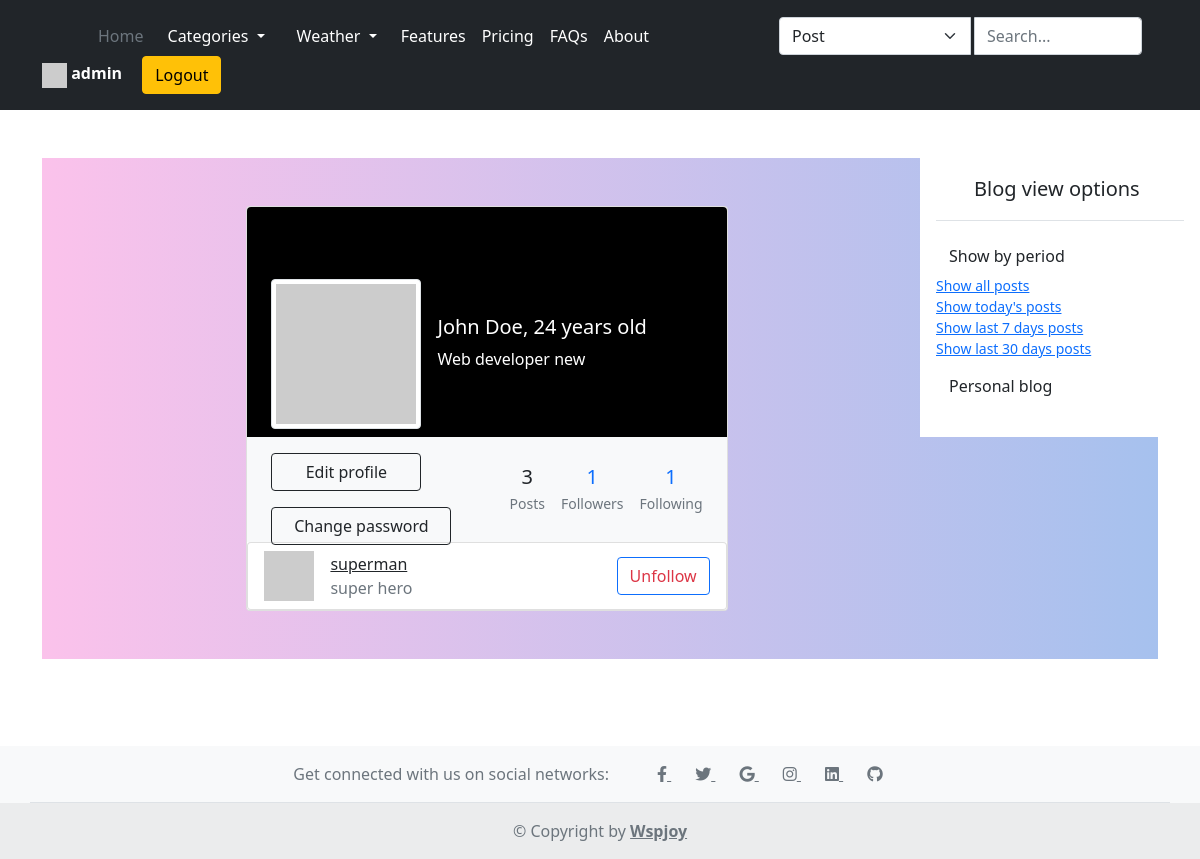
Screenshot of /accounts/profile/admin/followers/ (signed in) with the database file from the repository.
### accounts/models.py (models this page shows, shortened)
class CustomUser(AbstractUser):
    username = models.CharField(max_length=30, unique=True)
    email = models.EmailField(unique=True, max_length=255)
    USERNAME_FIELD = 'email'
    REQUIRED_FIELDS = ['username', 'first_name', 'last_name']
    objects = CustomUserManager()

class Profile(models.Model):
    GENDER_CHOICES = (
        ('male', 'Male'),
        ('female', 'Female')
    )
    user = models.OneToOneField(CustomUser,
                                on_delete=models.CASCADE,
                                related_name='profile')
    avatar = models.URLField(max_length=255, blank=True)
    gender = models.CharField(max_length=6, choices=GENDER_CHOICES)
    date_of_birth = models.DateField(validators=[validate_birth_date])
    bio = models.TextField()
    info = models.CharField(max_length=250)
    def get_absolute_url(self):
        return reverse('accounts:profile_detail',
                       args=[self.user.username])
    def get_unfollow_url(self):
        return reverse('accounts:unfollow_user',
                       args=[self.user.username])

### blog/models.py (models this page shows, shortened)
class Follow(models.Model):
    follower = models.ForeignKey(User,
                                 on_delete=models.CASCADE,
                                 related_name='following')
    followed = models.ForeignKey(User,
                                 on_delete=models.CASCADE,
                                 related_name='followers')
    created = models.DateTimeField(auto_now_add=True)

### accounts/views.py (the view)
# urls.py: path('profile/<str:username>/followers/', views.followers_list_view, name='followers'),
def followers_list_view(request, username):
    user = get_object_or_404(User, username=username)
    followers = user.followers.all()
    profile = user.profile
    context = {
        'followers': followers,
        'profile': profile
    }
    return render(request, 'accounts/profile/followers.html', context)

### accounts/templatetags/profile_filters.py (called while the page is built)
@register.filter
def calculate_age(born):
    today = date.today()
    birth_date = datetime.strptime(str(born), "%Y-%m-%d").date()
    age = today.year - birth_date.year
    return age

@register.filter
def is_following(follower, followed):
    follow = Follow.objects.filter(follower=follower, followed=followed)
    return follow.exists()

### blog/context_processors.py (called while the page is built)
def get_categories(request):
    categories = Category.objects.all()
    return {'categories': categories}

### templates/accounts/profile/followers.html
{% extends 'accounts/profile/_base.html' %}
{% load profile_filters %}
{% block profile_content %}
<div class="profile-content">
  <div class="row"><div class="col-xl-12">
    <div class="tab-content p-0">
      <div class="tab-pane fade active show" id="profile-followers">
        <div class="list-group">
          {% for follower in followers %}
          <div class="list-group-item d-flex align-items-center">
            <img src="{{ follower.follower.profile.avatar }}" alt="" width="50px" class="rounded-sm ml-n2 me-3">
            <div class="flex-fill pl-3 pr-3">
              <div>
                <a href="{{ follower.follower.profile.get_absolute_url }}" class="text-dark font-weight-600">
                  {{ follower.follower.username }}
                </a>
              </div>
              <div class="text-muted fs-13px">{{ follower.follower.profile.info }}</div>
            </div>
            {% if request.user != follower.follower %}
              {% if request.user|is_following:follower.follower %}
                <a href="{{ follower.follower.profile.get_unfollow_url }}" class="btn btn-outline-primary">
                  <span class="text-danger">Unfollow</span>
                </a>
              {% else %}
                <a href="{{ follower.follower.profile.get_follow_url }}" class="btn btn-outline-primary">
                  Follow
                </a>
              {% endif %}
            {% endif %}
          </div>
        </div>
        {% endfor %}
        </div>
      </div>
    </div>
  </div>
</div>
{% endblock profile_content %}

### templates/accounts/profile/_base.html (shortened to what this page needs)
{% extends 'base/_base.html' %}
{% load profile_filters %}
{% block content %}
<section class="h-100 gradient-custom-2">
  <div class="container py-5 h-100">
    <div class="row d-flex justify-content-center align-items-center h-100">
      <div class="col col-lg-9 col-xl-7">
        <div class="card">
          <div class="rounded-top text-white d-flex flex-row" style="background-color: #000; height:230px;">
            <div class="ms-4 mt-5 d-flex flex-column" style="width: 150px;">
              <a href="{{ profile.get_absolute_url }}">
                <img src="{{ profile.avatar }}"
                alt="Generic placeholder image" class="img-fluid img-thumbnail mt-4 mb-2"
                style="width: 150px; z-index: 1">
              </a>
              {% if request.user == profile.user %}
                <button type="button" class="btn btn-outline-dark mt-3" data-mdb-ripple-color="dark"
                style="z-index: 1;" id="btnEditProfile">
                  <a href="{% url 'accounts:profile_update' username=profile.user.username %}" class="text-decoration-none text-dark">
                    Edit profile
                  </a>
                </button>
              <button type="button" class="btn btn-outline-dark mt-3" data-mdb-ripple-color="dark"
                style="z-index: 1; width: 180px" id="btnChangePassword">
                  <a href="{% url 'accounts:password_change' username=profile.user.username %}" class="text-decoration-none text-dark">
                    Change password
                  </a>
                </button>
              {% endif %}
            </div>
            <div class="ms-3" style="margin-top: 100px;">
              <h5>{{ profile.user.first_name }} {{ profile.user.last_name }},
                  {{ profile.date_of_birth|calculate_age }} years old
              </h5>
              <p>{{ profile.info }}</p>
            </div>
          </div>
          <div class="p-4 text-black" style="background-color: #f8f9fa;">
            <div class="d-flex justify-content-end text-center py-1">
              <div>
                <p class="mb-1 h5">{{ profile.user.posts.count }}</p>
                <p class="small text-muted mb-0">Posts</p>
              </div>
              <div class="px-3">
                <a href="{% url 'accounts:followers' username=profile.user.username %}" class="text-decoration-none">
                  <p class="mb-1 h5">{{ profile.user.followers.count }}</p>
                  <p class="small text-muted mb-0">Followers</p>
                </a>
              </div>
              <div>
                <a href="{% url 'accounts:following' username=profile.user.username %}" class="text-decoration-none">
                  <p class="mb-1 h5">{{ profile.user.following.count }}</p>
                  <p class="small text-muted mb-0">Following</p>
                </a>
              </div>
            </div>
          </div>
          {% block profile_content %}
          {% endblock profile_content %}
        </div>
      </div>
    </div>
  </div>
</section>
{% endblock content %}

### templates/base/_base.html (shortened to what this page needs)
{% load static %}
<!doctype html>
<html lang="en">
<head>
  <link href="https://cdn.jsdelivr.net/npm/bootstrap@5.0.2/dist/css/bootstrap.min.css" rel="stylesheet">
  <link rel="stylesheet" href="https://cdnjs.cloudflare.com/ajax/libs/font-awesome/6.4.0/css/all.min.css" />
  <link rel="stylesheet" type="text/css" href="{% static 'css/styles.css' %}">
</head>
<body>
{% include 'base/nav/_header.html' %}
{% include 'base/nav/_sidebar.html' %}
<div class="container mt-5">
  {% block content %}
  {% endblock content %}
</div>
{% include 'base/nav/_footer.html' %}
</body>
</html>

### templates/base/nav/_header.html (shortened to what this page needs)
<header class="p-3 bg-dark text-white">
  <div class="container">
    <div class="d-flex flex-wrap align-items-center justify-content-center justify-content-lg-start">
      <a href="/" class="d-flex align-items-center mb-2 mb-lg-0 text-white text-decoration-none">
        <svg class="bi me-2" width="40" height="32" role="img" aria-label="Bootstrap"><use xlink:href="#bootstrap"></use></svg>
      </a>
      <ul class="nav col-12 col-lg-auto me-lg-auto mb-2 justify-content-center mb-md-0">
        <li><a href="{% url 'blog:post_list' %}" class="nav-link px-2 text-secondary">Home</a></li>
        <li class="nav-item dropdown">
            <a class="nav-link dropdown-toggle text-white" href="#" id="categoriesDropdown" role="button" data-bs-toggle="dropdown" aria-expanded="false">
              Categories
            </a>
          </li>
          <li class="nav-item dropdown">
            <a class="nav-link dropdown-toggle text-white" href="#" id="categoriesDropdown" role="button" data-bs-toggle="dropdown" aria-expanded="false">
              Weather
            </a>
          </li>
        <li><a href="#" class="nav-link px-2 text-white">Features</a></li>
        <li><a href="#" class="nav-link px-2 text-white">Pricing</a></li>
        <li><a href="#" class="nav-link px-2 text-white">FAQs</a></li>
        <li><a href="#" class="nav-link px-2 text-white">About</a></li>
      </ul>
      <form class="col-12 col-lg-auto mb-3 mb-lg-0 me-lg-3" method="get" action="{% url 'blog:search_posts' %}">
        <div class="input-group">
          <select class="form-select me-1" name="search_param">
            <option value="post">Post</option>
          </select>
          <input type="search" class="form-control form-control-dark" placeholder="Search..." aria-label="Search"
                  name="search_query">
        </div>
      </form>
      <div class="text-end">
        {% if request.user.is_authenticated %}
        <a href="{% url 'accounts:profile_detail' username=request.user.username %}"
                  class="text-decoration-none text-white me-3">
          {% if request.user.profile %}
          <img src="{{ request.user.profile.avatar }}" width="25" height="25">
          {% else %}
          <i class="fa fa-user mx-1"></i>
          {% endif %}
          <strong>
            {{ request.user.username }}
          </strong>
        </a>
         <a href="{% url 'accounts:logout' %}">
          <button type="button" class="btn btn-warning">Logout</button>
        </a>
        {% endif %}
      </div>
    </div>
  </div>
</header>

### templates/base/nav/_sidebar.html (shortened to what this page needs)
<div class="flex-shrink-0 p-3 bg-white float-end mt-5" style="width: 280px;">
  <a href="/" class="d-flex align-items-center pb-3 mb-3 link-dark text-decoration-none border-bottom">
    <svg class="bi me-2" width="30" height="24"><use xlink:href="#bootstrap"></use></svg>
    <span class="fs-5 fw-semibold">Blog view options</span>
  </a>
  <ul class="list-unstyled ps-0">
    <li class="mb-1">
      <button class="btn btn-toggle align-items-center rounded collapsed" data-bs-toggle="collapse" data-bs-target="#home-collapse" aria-expanded="true">
        Show by period
      </button>
      <div class="collapse show" id="home-collapse">
        <ul class="btn-toggle-nav list-unstyled fw-normal pb-1 small">
          <li><a href="{% url 'blog:post_list' %}{% if author %}?author={{ author }}{% endif %}">Show all posts</a></li>
          <li>
            <a href="{% url 'blog:post_list' %}?period=day{% if author %}&author={{ author }}{% endif %}">
              Show today's posts
            </a>
          </li>
          <li>
            <a href="{% url 'blog:post_list' %}?period=week{% if author %}&author={{ author }}{% endif %}">
              Show last 7 days posts
            </a>
          </li>
          <li>
            <a href="{% url 'blog:post_list' %}?period=month{% if author %}&author={{ author }}{% endif %}">
              Show last 30 days posts
            </a>
          </li>
        </ul>
      </div>
    </li>
    <li class="mb-1">
        <button class="btn btn-toggle align-items-center rounded collapsed" data-bs-toggle="collapse" data-bs-target="#dashboard-collapse" aria-expanded="false">
          Personal blog
        </button>
      </li>
  </ul>
</div>

### templates/base/nav/_footer.html (shortened to what this page needs)
<footer class="text-center text-lg-start bg-light text-muted fixed-bottom mt-5">
  <section class="d-flex justify-content-center p-3 border-bottom container">
    <div class="me-5 d-none d-lg-block">
      <span>Get connected with us on social networks:</span>
    </div>
    <div>
      <a href="" class="me-4 text-reset">
        <i class="fab fa-facebook-f"></i>
      </a>
      <a href="" class="me-4 text-reset">
        <i class="fab fa-twitter"></i>
      </a>
      <a href="" class="me-4 text-reset">
        <i class="fab fa-google"></i>
      </a>
      <a href="" class="me-4 text-reset">
        <i class="fab fa-instagram"></i>
      </a>
      <a href="" class="me-4 text-reset">
        <i class="fab fa-linkedin"></i>
      </a>
      <a href="" class="me-4 text-reset">
        <i class="fab fa-github"></i>
      </a>
    </div>
  </section>
  <div class="text-center p-3" style="background-color: rgba(0, 0, 0, 0.05);">
    ©  Copyright by
    <a class="text-reset fw-bold" href="#">Wspjoy</a>
  </div>
</footer>

### static/css/styles.css (style rules this page uses)
.gradient-custom-2 { background: #fbc2eb; background: -webkit-linear-gradient(to right, rgba(251, 194, 235, 1), rgba(166, 193, 238, 1)); background: linear-gradient(to right, rgba(251, 194, 235, 1), rgba(166, 193, 238, 1)) }

### rows the page displays
CustomUser: user.username "admin"
Profile: user.first_name "John", user.last_name "Doe", date_of_birth|calculate_age "24", info "Web developer new", user.posts.count "3", user.followers.count "1", user.following.count "1"
Follow: follower.username "superman", follower.profile.info "super hero"
